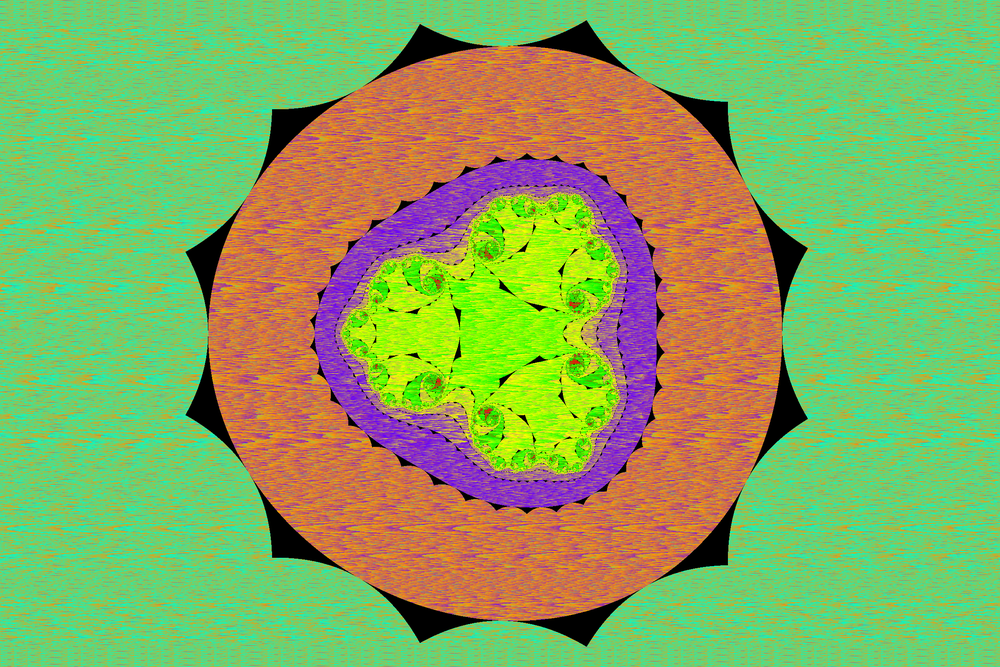
#> input picture image_processors/biomorph_20251006_082331_2x.png, 1000 x 667 px, shrunk from 2400 x 1600 before the run
$ python GfromRB.py
#> lines starting #> are read from the running program, lines starting #| are printed output that depends on the picture
import tkinter as tk
from tkinter import filedialog
from PIL import Image
import os

def process_image():
	root = tk.Tk()
	root.withdraw()
	file_path = filedialog.askopenfilename(
		title="Select an image",
		filetypes=[
			("Image files", "*.png *.jpg *.jpeg *.bmp *.tiff"),
			("PNG files", "*.png"),
			("JPEG files", "*.jpg *.jpeg"),
			("All files", "*.*")
		]
	)
#> the answer given: ../biomorph_20251006_082331_2x.png
	if not file_path:
		print("No file selected.")
		return

	img = Image.open(file_path).convert("RGB")
#> img is the input picture: PIL image 1000x667 RGB; mean R, G, B 133.6, 171.6, 96
	width, height = img.size
#> width = 1000; height = 667

	# Get pixel data and process each pixel
	pixels = list(img.getdata())
#> pixels = 667000 items
	new_pixels = []

	for r, g, b in pixels:
		# Calculate average of red and blue channels for new green value
		avg_rb = (r + b) // 2
		new_pixels.append((r, avg_rb, b))
#> this loop made 667000 passes
#> (r, g, b, avg_rb) on passes 1 to 3: (165, 155, 91, 128), (170, 155, 86, 128), (174, 157, 80, 127)
#> after the loop, new_pixels = 667000 items

	# Create new image with modified pixels
	new_img = Image.new("RGB", (width, height))
#> new_img: PIL image 1000x667 RGB; every value is 0
	new_img.putdata(new_pixels)
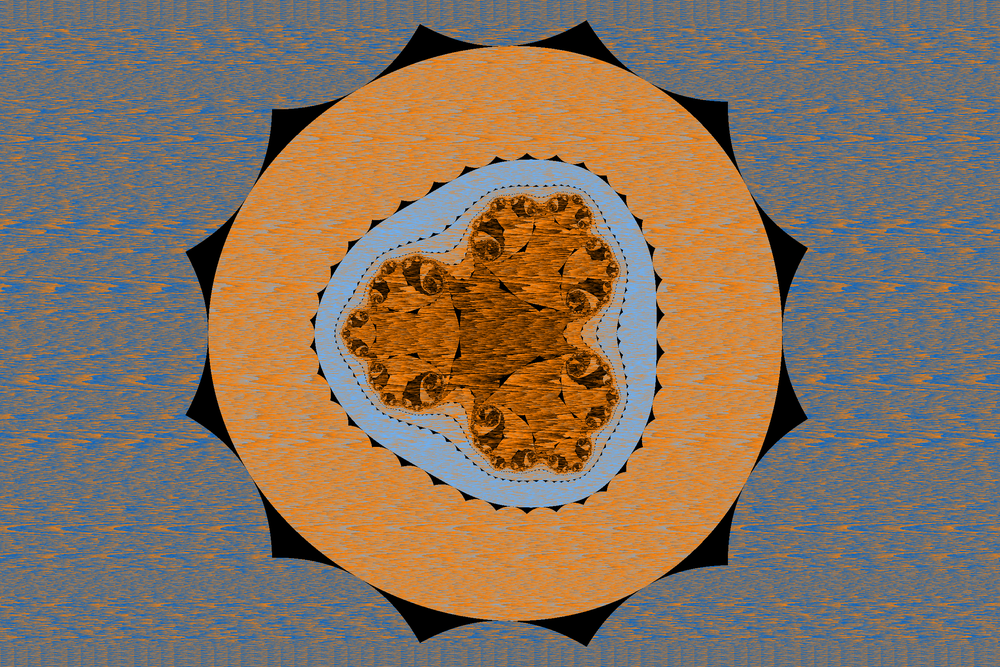
#> new_img: PIL image 1000x667 RGB; mean R, G, B 133.6, 114.6, 96
	base, ext = os.path.splitext(file_path)
	new_path = f"{base}_green_average{ext}"
	new_img.save(new_path)
	print(f"Saved: {new_path}")

if __name__ == "__main__":
	process_image()
